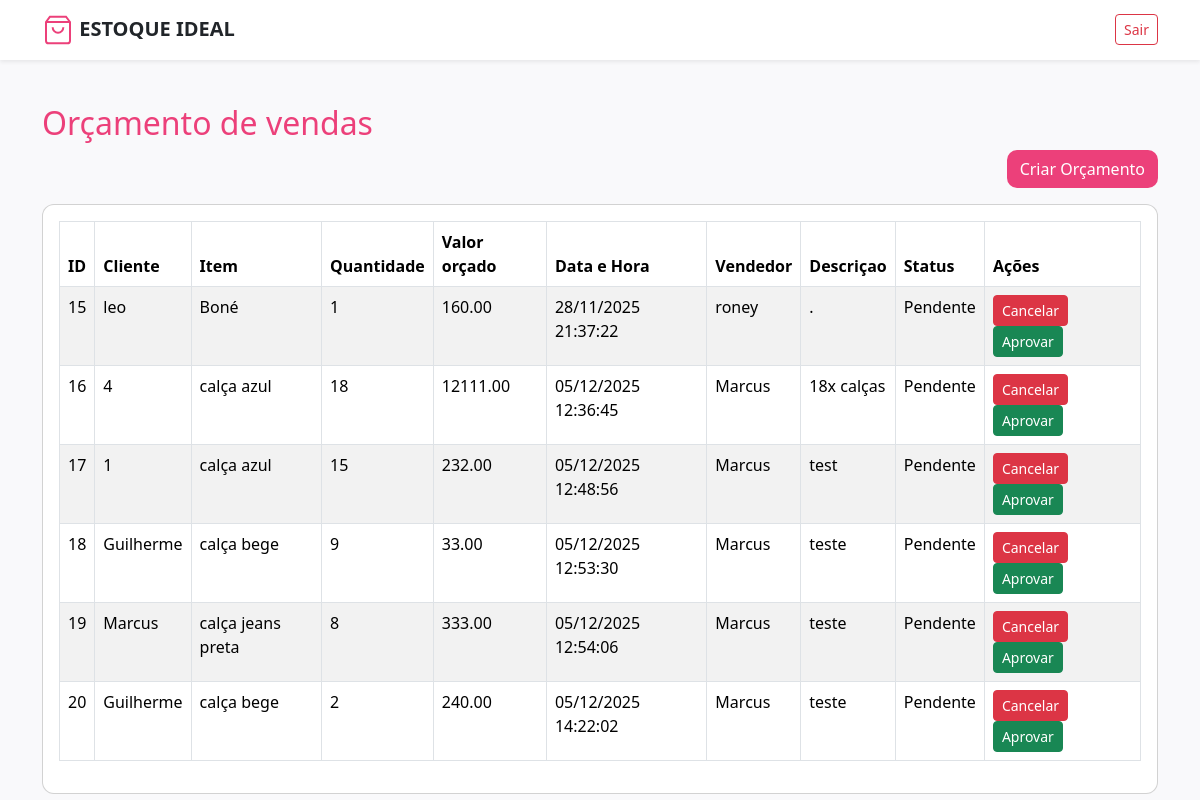
/pages/orcamentos.php (signed in), run on an earlier commit of the app's database.
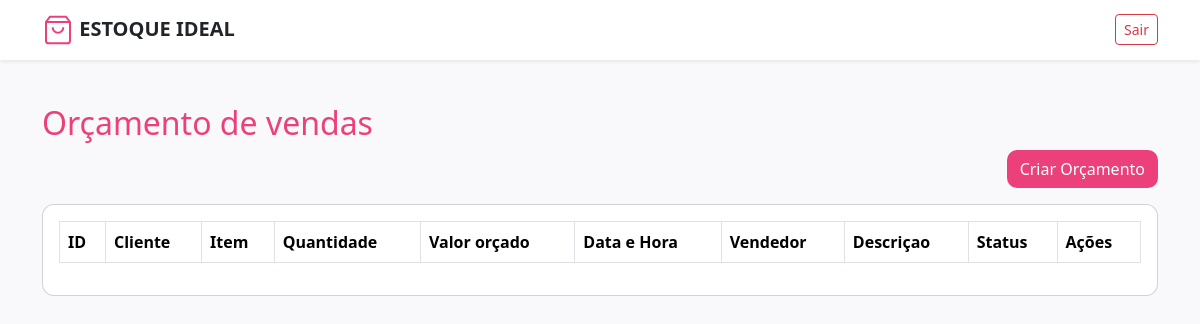
And on a later commit of the database.
### tables this page shows
CREATE TABLE `orcamento_estoque` (
  `id` int(11) NOT NULL,
  `idcliente` int(11) NOT NULL,
  `cliente` varchar(100) NOT NULL,
  `doc_cliente` varchar(20) DEFAULT NULL,
  `dta_hora_orcamento` datetime NOT NULL,
  `vendedor` varchar(100) NOT NULL,
  `descricao` varchar(255) NOT NULL,
  `valor_orcado` decimal(18,2) NOT NULL,
  `id_item` int(11) NOT NULL,
  `nome_item` varchar(255) NOT NULL,
  `quantidade` int(11) NOT NULL,
  `status` varchar(20) DEFAULT 'Pendente'
);

### crud/pesquisa_orcamentos.php (called while the page is built, shortened)
<?php
class pesquisa
{
    function buscaOrcamentos($conn)
    {
        $lista = array();
        $sql = "SELECT *
            FROM orcamento_estoque
            WHERE status = 'Pendente'
            ORDER BY dta_hora_orcamento ASC";
        $resultado = mysqli_query($conn, $sql);
        while ($row = mysqli_fetch_assoc($resultado)) {
            $lista[] = $row;
        }
        return $lista;
    }
}

### pages/orcamentos.php (the view, shortened to what this page needs)
<?php
require('../crud/conexao_DB.php');
include('../crud/pesquisa_orcamentos.php');
$listaOrcamento = new pesquisa;
$buscaOrcamentos = $listaOrcamento->buscaOrcamentos($conn);
?>
<!doctype html>
<html lang="pt-br">
<head>
    <link href="https://cdn.jsdelivr.net/npm/bootstrap@5.3.5/dist/css/bootstrap.min.css" rel="stylesheet"
>
    <link rel="stylesheet" href="../css/style_geral.css">
</head>
<body>
    <?php include('../assets/navbar/navbar.php'); ?>
    <div class="container mt-4">
        <div class="row mb-3">
            <div class="col-md-12">
                <h2 class="text-pink">Orçamento de vendas</h2>
          <a href="criar_orcamento.php" class="btn btn-pink float-end"> Criar Orçamento</a>
            </div>
        </div>
        <div class="row">
            <div class="col-md-12">
                <div class="card">
                    <div class="card-body">
                        <table class="table table-bordered table-striped">
                            <thead>
                                <tr>
                                    <th>ID</th>
                                    <th>Cliente</th>
                                    <th>Item</th>
                                    <th>Quantidade</th>
                                    <th>Valor orçado</th>
                                    <th>Data e Hora</th>
                                    <th>Vendedor</th>
                                    <th>Descriçao</th>
                                    <th>Status</th>
                                    <th>Ações</th>
                                </tr>
                            </thead>
                            <tbody>
                                <?php
                                foreach ($buscaOrcamentos as $row):
                                ?>
                                    <tr>
                                        <td> <?= $row['id'] ?></td>
                                        <td> <?= $row['cliente'] ?></td>
                                        <td> <?= $row['nome_item'] ?></td>
                                        <td> <?= $row['quantidade'] ?></td>
                                        <td> <?= $row['valor_orcado'] ?></td>
                                        <td><?= date('d/m/Y H:i:s', strtotime($row['dta_hora_orcamento'])) ?></td>
                                        <td> <?= $row['vendedor'] ?></td>
                                        <td> <?= $row['descricao'] ?></td>
                                        <td> <?= $row['status'] ?></td>
                                        <td>
                                            <form action="../crud/orcamentoCRUD.php" method="POST" class="d-inline">
                                                <button type="submit"
                                                    onclick="return confirm('Deseja realmente excuir este orçamento?')"
                                                    name="cancelar_orcamento" value="<?= $row['id'] ?>"
                                                    class="btn btn-danger btn-sm"> Cancelar</button>
                                            </form>
                                            <form action="../crud/orcamentoCRUD.php" method="POST" class="d-inline">
                                                <button type="submit"
                                                    onclick="return confirm('Deseja realmente aprovar este orçamento?')"
                                                    name="aprovar_orcamento" value="<?= $row['id'] ?>"
                                                    class="btn btn-success btn-sm"> Aprovar</button>
                                            </form>
                                        </td>
                                    </tr>
                                <?php
                                endforeach;
                                ?>
                            </tbody>
                        </table>
                    </div>
                </div>
            </div>
        </div>
    </div>
</body>
</html>

What changed in the data, as far as the page shows it:
no longer on this page (row edited): orcamento_estoque: id "15", cliente "leo", nome_item "Boné", quantidade "1", valor_orcado "160.00", dta_hora_orcamento "28/11/2025 21:37:22", vendedor "roney", descricao ".", status "Pendente"
no longer on this page (row edited): orcamento_estoque: id "16", cliente "4", nome_item "calça azul", quantidade "18", valor_orcado "12111.00", dta_hora_orcamento "05/12/2025 12:36:45", vendedor "Marcus", descricao "18x calças", status "Pendente"
no longer on this page (row edited): orcamento_estoque: id "17", cliente "1", nome_item "calça azul", quantidade "15", valor_orcado "232.00", dta_hora_orcamento "05/12/2025 12:48:56", vendedor "Marcus", descricao "test", status "Pendente"
no longer on this page (row edited): orcamento_estoque: id "18", cliente "Guilherme", nome_item "calça bege", quantidade "9", valor_orcado "33.00", dta_hora_orcamento "05/12/2025 12:53:30", vendedor "Marcus", descricao "teste", status "Pendente"
no longer on this page (row edited): orcamento_estoque: id "19", cliente "Marcus", nome_item "calça jeans preta", quantidade "8", valor_orcado "333.00", dta_hora_orcamento "05/12/2025 12:54:06", vendedor "Marcus", descricao "teste", status "Pendente"
no longer on this page (row edited): orcamento_estoque: id "20", cliente "Guilherme", nome_item "calça bege", quantidade "2", valor_orcado "240.00", dta_hora_orcamento "05/12/2025 14:22:02", vendedor "Marcus", descricao "teste", status "Pendente"
